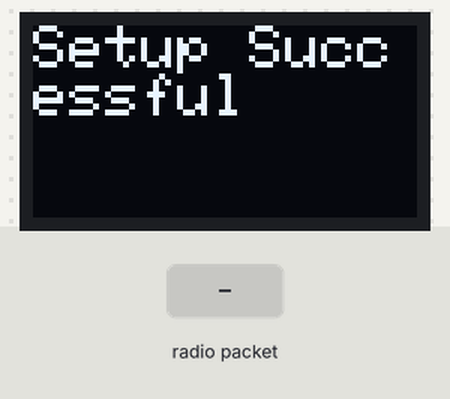
The sketch below on a simulated Arduino Uno, built with avr-gcc and run on an emulated ATmega328P. Shown: 64×32 one-colour display. Inputs (shaded band) come from the test bench. No radio packets arrive unless stated; what the sketch prints to the serial monitor is not drawn.

Above: at 1.4 s.
1.5 s: radio packet "1" arrives
Timing chart, 0 to 4.5 s (numbered marks = the images above; inputs shaded):
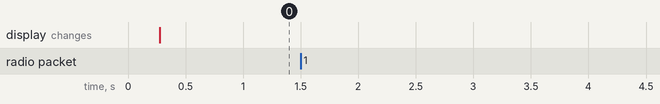

The sketch:

final_receiver.ino
```cpp
#include <SPI.h>
#include <RH_RF95.h>
#include <Wire.h>
#include <Adafruit_GFX.h>
#include <Adafruit_SSD1306.h>
#include <ArduinoJson.h>


#define SCREEN_WIDTH 128
#define SCREEN_HEIGHT 32
#define OLED_RESET -1
Adafruit_SSD1306 display(64, 32, &Wire, -1);


#define RFM95_CS 10
#define RFM95_RST 9
#define RFM95_INT 2
#define RF95_FREQ 999.0  // Adjust frequency as needed


#define DEVICE_ID 'A'  // This is Processing Node A


RH_RF95 rf95(RFM95_CS, RFM95_INT);


void setupDisplay() {
   Wire.begin();
   delay(100);


   if (!display.begin(SSD1306_SWITCHCAPVCC, 0x3C)) {
       Serial.println(F("SSD1306 allocation failed"));
       while (1);
   }


   display.setTextSize(1);
   display.setTextColor(WHITE);
   display.clearDisplay();
   display.display();
}


void showMessage(const char* message) {
   display.clearDisplay();
   display.setCursor(0, 0);
   display.println(message);
   display.display();
   Serial.println(message);
}


void setup() {
   Serial.begin(9600);
   delay(100);


   setupDisplay();
   showMessage("Initializing RX...");


   pinMode(RFM95_RST, OUTPUT);
   digitalWrite(RFM95_RST, LOW);
   delay(10);
   digitalWrite(RFM95_RST, HIGH);
   delay(10);


   if (!rf95.init()) {
       showMessage("Setup Failed");
       while (1);
   }
   showMessage("Setup Successful");


   if (!rf95.setFrequency(RF95_FREQ)) {
       showMessage("Set Freq Failed");
       while (1);
   }


   rf95.setTxPower(13, false);
}


void loop() {
   if (rf95.available()) {
       uint8_t buf[40];
       uint8_t len = sizeof(buf);


       if (rf95.recv(buf, &len)) {
           uint8_t senderID = buf[0];  // 'D' or 'E'
           uint8_t receiverID = buf[1]; // 'A'
           char msgType = buf[2];
           uint8_t msgLength = buf[3] - 2;  // Adjust for RSSI bytes


           // ✅ Extract RSSI Properly (Little Endian)
           int16_t rssi = (int16_t)((buf[4 + msgLength + 1] << 8) | buf[4 + msgLength]);


           // ✅ Validate Checksum
           uint8_t checksum = 0;
           for (int i = 0; i < 4 + msgLength + 2; i++) {
               checksum ^= buf[i];
           }


           if (checksum != buf[4 + msgLength + 2]) {
               Serial.println("{ \"error\": \"Checksum mismatch, ignoring message\" }");
               return;
           }


           // ✅ Create JSON object
           StaticJsonDocument<256> doc;
           doc["sender"] = String((char)senderID);
           doc["receiver"] = String((char)receiverID);
           doc["type"] = String(msgType);
           doc["message"] = String((char*)&buf[4]);
           doc["rssi"] = rssi;


           // ✅ Serialize JSON to Serial
           char jsonBuffer[256];
           serializeJson(doc, jsonBuffer);
           Serial.println(jsonBuffer);  // Print JSON formatted message
       }
   }
}


// Function to send ACK back to `D` or `E`
void sendAck(uint8_t senderID) {
   uint8_t ack[5];
   ack[0] = DEVICE_ID;    // Receiver ID ('A')
   ack[1] = senderID;     // Sender ID ('D' or 'E')
   ack[2] = 'A';          // ACK type
   ack[3] = 1;            // Payload Length
   ack[4] = ack[0] ^ ack[1] ^ ack[2] ^ ack[3];  // Checksum


   rf95.send(ack, sizeof(ack));
   rf95.waitPacketSent();


   showMessage("✅ ACK Sent");
   Serial.println("✅ ACK Packet Sent.");
}
```

Measured:
- after the input at 1.5 s, every drawn part: stays the same
